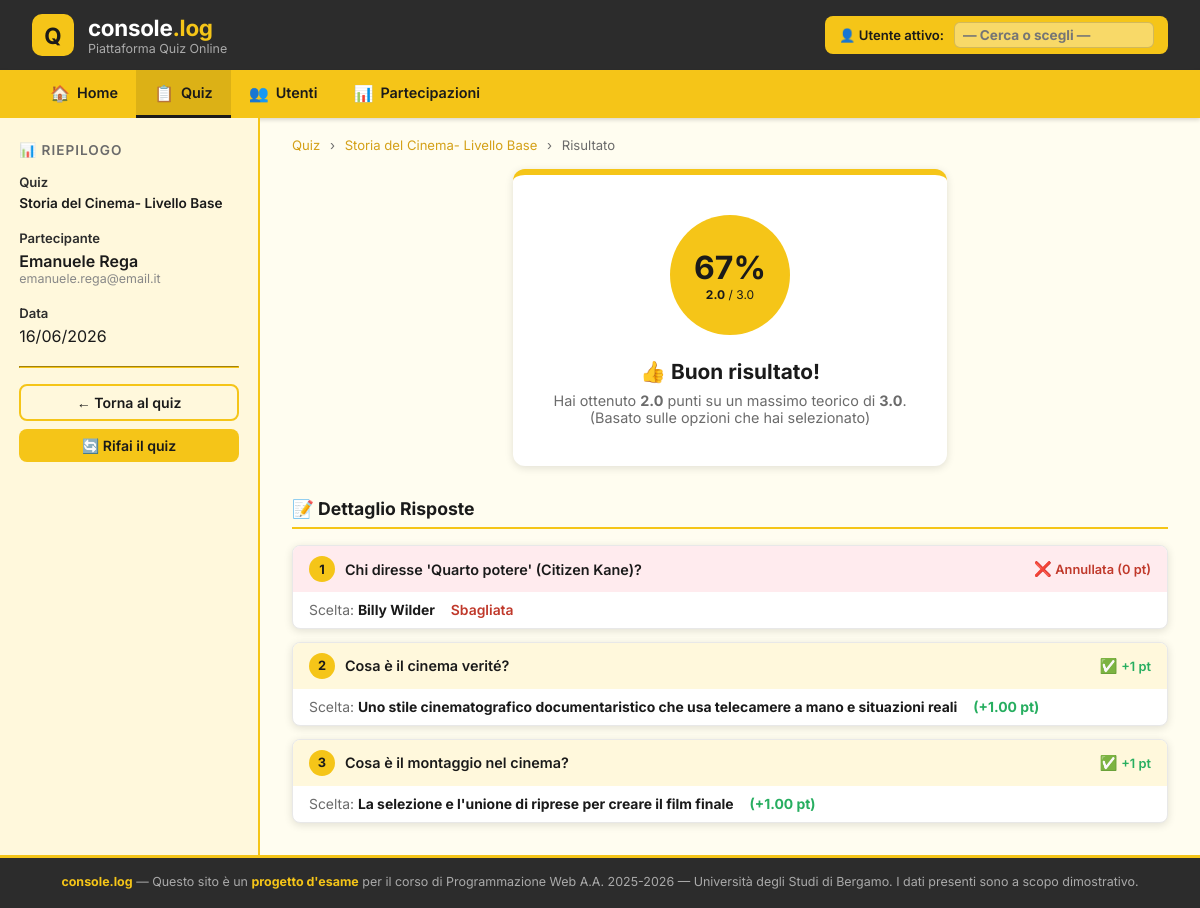
Page /risultato.php?p=119 on the committed database.
### tables this page shows
CREATE TABLE IF NOT EXISTS Partecipazione (
  codice     INT         NOT NULL AUTO_INCREMENT,
  data       DATE        NOT NULL,
  nomeUtente VARCHAR(50) NOT NULL,
  codiceQuiz INT         NOT NULL,
  PRIMARY KEY (codice),
  FOREIGN KEY (nomeUtente) REFERENCES Utente(nomeUtente) ON UPDATE CASCADE ON DELETE RESTRICT,
  FOREIGN KEY (codiceQuiz) REFERENCES Quiz(codice) ON UPDATE CASCADE ON DELETE CASCADE
);

CREATE TABLE IF NOT EXISTS Quiz (
  codice     INT          NOT NULL AUTO_INCREMENT,
  titolo     VARCHAR(200) NOT NULL,
  dataInizio DATE         NOT NULL,
  dataFine   DATE         NOT NULL,
  creatore   VARCHAR(50)  NOT NULL,
  PRIMARY KEY (codice),
  FOREIGN KEY (creatore) REFERENCES Utente(nomeUtente) ON UPDATE CASCADE ON DELETE RESTRICT
);

CREATE TABLE IF NOT EXISTS Utente (
  nomeUtente VARCHAR(50)  NOT NULL,
  nome       VARCHAR(50)  NOT NULL,
  cognome    VARCHAR(50)  NOT NULL,
  eMail      VARCHAR(100) NOT NULL,
  PRIMARY KEY (nomeUtente)
);

### risultato.php (the view, shortened to what this page needs)
<?php
$codPart = isset($_GET['p']) ? (int)$_GET['p'] : 0;
$pdo = getDB();
$stmt = $pdo->prepare("
    SELECT p.*, u.nome, u.cognome, u.eMail, q.titolo, q.codice AS codiceQuiz, q.dataInizio, q.dataFine,
           COUNT(DISTINCT d.numero) AS num_domande
    FROM Partecipazione p
    JOIN Utente u ON p.nomeUtente = u.nomeUtente
    JOIN Quiz q ON p.codiceQuiz = q.codice
    LEFT JOIN Domanda d ON d.codiceQuiz = q.codice
    WHERE p.codice = ?
    GROUP BY p.codice
");
$stmt->execute([$codPart]);
$part = $stmt->fetch();
$risposteStmt = $pdo->prepare("
    SELECT d.numero AS numDom, d.testo AS testoDom,
           r.numero AS numRisp, r.testo AS testoRisp, r.punteggio
    FROM RispostaUtenteQuiz oc
    JOIN Domanda d ON d.numero = oc.numeroDomanda AND d.codiceQuiz = oc.codiceQuiz
    JOIN Risposta r ON r.numero = oc.numeroRisposta AND r.numeroDomanda = oc.numeroDomanda AND r.codiceQuiz = oc.codiceQuiz
    WHERE oc.codicePartecipazione = ?
    ORDER BY d.numero
");
$risposteStmt->execute([$codPart]);
$risposte = $risposteStmt->fetchAll();
$punteggio = 0;
$grouped = [];
foreach ($risposte as $r) {
    $dom = $r['numDom'];
    if (!isset($grouped[$dom])) {
        $grouped[$dom] = [
            'testo' => $r['testoDom'],
            'risposte_date' => [],
            'errore' => false,
            'punti_parziali' => 0
        ];
    }
    $grouped[$dom]['risposte_date'][] = $r;
    if ($r['punteggio'] === null) {
        $grouped[$dom]['errore'] = true;
    } else {
        $grouped[$dom]['punti_parziali'] += $r['punteggio'];
    }
}
foreach ($grouped as $g) {
    if (!$g['errore']) {
        $punteggio += $g['punti_parziali'];
    }
}
$stmtMax = $pdo->prepare("SELECT SUM(punteggio) FROM Risposta WHERE codiceQuiz = ? AND punteggio IS NOT NULL");
$stmtMax->execute([$part['codiceQuiz']]);
$maxPunti = (float)$stmtMax->fetchColumn();
$perc = $maxPunti > 0 ? round(($punteggio / $maxPunti) * 100) : 0;
?>
<?php include 'header.php'; ?>
<div class="main-wrapper">
  <aside class="sidebar">
    <h2>📊 Riepilogo</h2>
    <div class="filter-group">
      <label>Quiz</label>
      <div style="font-size:0.85rem;font-weight:600">
        <a href="quiz_detail.php?id=<?= $part['codiceQuiz'] ?>" style="color:inherit;text-decoration:none;">
          <?= htmlspecialchars($part['titolo']) ?>
        </a>
      </div>
    </div>
    <div class="filter-group">
      <label>Partecipante</label>
      <div>
        <a href="utenti.php?username=<?= urlencode($part['nomeUtente']) ?>" style="color:inherit;text-decoration:none;font-weight:600">
          <?= htmlspecialchars($part['nome'] . ' ' . $part['cognome']) ?>
        </a>
        <div style="font-size:0.78rem;color:#888"><?= htmlspecialchars($part['eMail']) ?></div>
      </div>
    </div>
    <div class="filter-group">
      <label>Data</label>
      <div><?= date('d/m/Y', strtotime($part['data'])) ?></div>
    </div>
    <hr style="border-color:var(--yellow-main);margin:1rem 0">
    <a href="quiz_detail.php?id=<?= $part['codiceQuiz'] ?>" class="btn btn-outline" style="width:100%;justify-content:center">
      ← Torna al quiz
    </a>
    <?php
    $today = date('Y-m-d');
    $quizAperto = ($today >= $part['dataInizio'] && $today <= $part['dataFine']);
    if ($quizAperto):
    ?>
    <a href="partecipa.php?id=<?= $part['codiceQuiz'] ?>" class="btn btn-primary" style="width:100%;margin-top:8px;justify-content:center">
      🔄 Rifai il quiz
    </a>
    <?php endif; ?>
  </aside>
  <main class="main-content">
    <div class="breadcrumb">
      <a href="quiz.php">Quiz</a>
      <span>›</span>
      <a href="quiz_detail.php?id=<?= $part['codiceQuiz'] ?>"><?= htmlspecialchars($part['titolo']) ?></a>
      <span>›</span>
      Risultato
    </div>
    <div class="risultato-box" style="margin-bottom:2rem">
      <div class="score-circle">
        <span><?= $perc ?>%</span>
        <span style="font-size:0.75rem;font-weight:400"><span style="font-weight:bold"><?= number_format($punteggio,1) ?></span> / <?= number_format($maxPunti,1) ?></span>
      </div>
      <h2 style="font-size:1.3rem;margin-bottom:.5rem">
        <?php if ($perc >= 80): ?> 🏆 Ottimo risultato!
        <?php elseif ($perc >= 60): ?> 👍 Buon risultato!
        <?php elseif ($perc >= 40): ?> 💪 Quasi!
        <?php else: ?> 📚 Riprova!
        <?php endif; ?>
      </h2>
      <p style="color:var(--gray);font-size:0.9rem">
        Hai ottenuto <strong><?= number_format($punteggio, 1) ?></strong> punti su un massimo teorico di <strong><?= number_format($maxPunti, 1) ?></strong>.<br>
        (Basato sulle opzioni che hai selezionato)
      </p>
    </div>
    <h3 style="font-size:1.1rem;font-weight:700;border-bottom:2px solid var(--yellow-main);padding-bottom:.5rem;margin-bottom:1rem; flex-shrink: 0;">
      📝 Dettaglio Risposte
    </h3>
    <?php foreach ($grouped as $numDom => $g): ?>
      <div class="domanda-item" style="flex-shrink: 0;">
        <div class="domanda-header" style="cursor:default; <?= $g['errore'] ? 'background:#ffebee;' : '' ?>">
          <span class="domanda-num"><?= $numDom ?></span>
          <span><?= htmlspecialchars($g['testo']) ?></span>
          <span style="margin-left:auto; white-space:nowrap; padding-left:1rem;">
            <?php
              if ($g['errore']) {
                  echo '❌ <span style="font-size:0.8rem;color:var(--danger)">Annullata (0 pt)</span>';
              } else {
                  echo '✅ <span style="font-size:0.8rem;color:var(--success)">+' . $g['punti_parziali'] . ' pt</span>';
              }
            ?>
          </span>
        </div>
        <div style="padding:10px 16px;font-size:0.87rem; display:flex; flex-direction:column; gap:4px;">
          <?php foreach ($g['risposte_date'] as $rr): ?>
            <div>
              <span style="color:var(--gray)">Scelta: </span>
              <strong><?= htmlspecialchars($rr['testoRisp']) ?></strong>
              <?php if ($rr['punteggio'] !== null): ?>
                <span style="color:var(--success);font-weight:700;margin-left:12px">(+<?= $rr['punteggio'] ?> pt)</span>
              <?php else: ?>
                <span style="color:var(--danger);font-weight:600;margin-left:12px">Sbagliata</span>
              <?php endif; ?>
            </div>
          <?php endforeach; ?>
        </div>
      </div>
    <?php endforeach; ?>
  </main>
</div>
<?php include 'footer.php'; ?>

### css/style.css (style rules this page uses)
:root { --yellow-main: #F5C518; --yellow-dark: #D4A017; --yellow-light: #FFF8DC; --yellow-pale: #FFFDF0; --dark: #1A1A1A; --dark-mid: #2C2C2C; --gray: #6B6B6B; --gray-light: #E8E8E8; --white: #FFFFFF; --danger: #C0392B; --success: #27AE60; --info: #2980B9; --shadow: 0 2px 8px rgba(0,0,0,0.12); --shadow-hover: 0 4px 16px rgba(0,0,0,0.20); --radius: 8px; --radius-lg: 12px; }
*, *::before, *::after { box-sizing: border-box; margin: 0; padding: 0; }
html { height: 100%; overflow: hidden; }
body { font-family: 'Inter', sans-serif; background-color: var(--yellow-pale); color: var(--dark); height: 100vh; width: 100vw; overflow: hidden !important; display: flex; flex-direction: column; }
a { color: var(--yellow-dark); text-decoration: none; }
.main-wrapper { display: flex; flex: 1 1 0; width: 100%; height: calc(100vh - 70px - 48px - 53px); max-height: calc(100vh - 70px - 48px - 53px); overflow: hidden; }
.sidebar { width: 260px; min-width: 220px; background: var(--yellow-light); border-right: 2px solid var(--yellow-main); padding: 1.5rem 1.2rem; flex-shrink: 0; height: 100%; overflow-y: auto; }
.sidebar h2 { font-size: 0.85rem; text-transform: uppercase; letter-spacing: 1px; color: var(--gray); margin-bottom: 1rem; font-weight: 600; }
.main-content { flex: 1 1 0; padding: 1.2rem 2rem; display: flex; flex-direction: column; height: 100%; min-height: 0; overflow-y: auto; }
.filter-group { margin-bottom: 1.2rem; }
.filter-group label { display: block; font-size: 0.82rem; font-weight: 600; color: var(--dark-mid); margin-bottom: 5px; }
.btn { display: inline-flex; align-items: center; gap: 6px; padding: 8px 18px; border-radius: var(--radius); font-family: inherit; font-weight: 600; font-size: 0.88rem; cursor: pointer; border: none; transition: background 0.2s, transform 0.1s, box-shadow 0.2s; text-decoration: none; }
.btn-primary { background: var(--yellow-main); color: var(--dark); }
.btn-outline { background: transparent; border: 2px solid var(--yellow-main); color: var(--dark); }
.domanda-item { background: var(--white); border: 1px solid var(--gray-light); border-radius: var(--radius); margin-bottom: 0.8rem; overflow: hidden; box-shadow: var(--shadow); }
.domanda-header { background: var(--yellow-light); padding: 10px 16px; font-weight: 600; font-size: 0.9rem; display: flex; align-items: center; gap: 10px; cursor: pointer; }
.domanda-num { background: var(--yellow-main); color: var(--dark); width: 26px; height: 26px; border-radius: 50%; display: flex; align-items: center; justify-content: center; font-weight: 700; font-size: 0.8rem; flex-shrink: 0; }
.risultato-box { background: var(--white); border-radius: var(--radius-lg); padding: 2.5rem; box-shadow: var(--shadow); text-align: center; border-top: 6px solid var(--yellow-main); max-width: 580px; margin: 0 auto; }
.score-circle { width: 120px; height: 120px; border-radius: 50%; background: var(--yellow-main); margin: 0 auto 1.5rem; display: flex; flex-direction: column; align-items: center; justify-content: center; font-size: 2rem; font-weight: 700; color: var(--dark); }
.breadcrumb { font-size: 0.82rem; color: var(--gray); margin-bottom: 1rem; }
.breadcrumb a { color: var(--yellow-dark); }
.breadcrumb span { margin: 0 6px; }

### rows in the picture
partecipazione: codiceQuiz.titolo "Storia del Cinema- Livello Base", nomeUtente.cognome "Emanuele Rega", nomeUtente.eMail "emanuele.rega@email.it", data "16/06/2026"

### other values in the picture
$perc "67"
$punteggio "2.0"
$maxPunti "3.0"
$numDom "1"
$g['testo'] "Chi diresse 'Quarto potere' (Citizen Kane)?"
$rr['testoRisp'] "Billy Wilder"
$numDom "2"
$g['testo'] "Cosa è il cinema verité?"
$g['punti_parziali'] "1"
$rr['testoRisp'] "Uno stile cinematografico documentaristico che usa telecamere a mano e situazioni reali"
$rr['punteggio'] "1.00"
$numDom "3"
$g['testo'] "Cosa è il montaggio nel cinema?"
$rr['testoRisp'] "La selezione e l'unione di riprese per creare il film finale"
